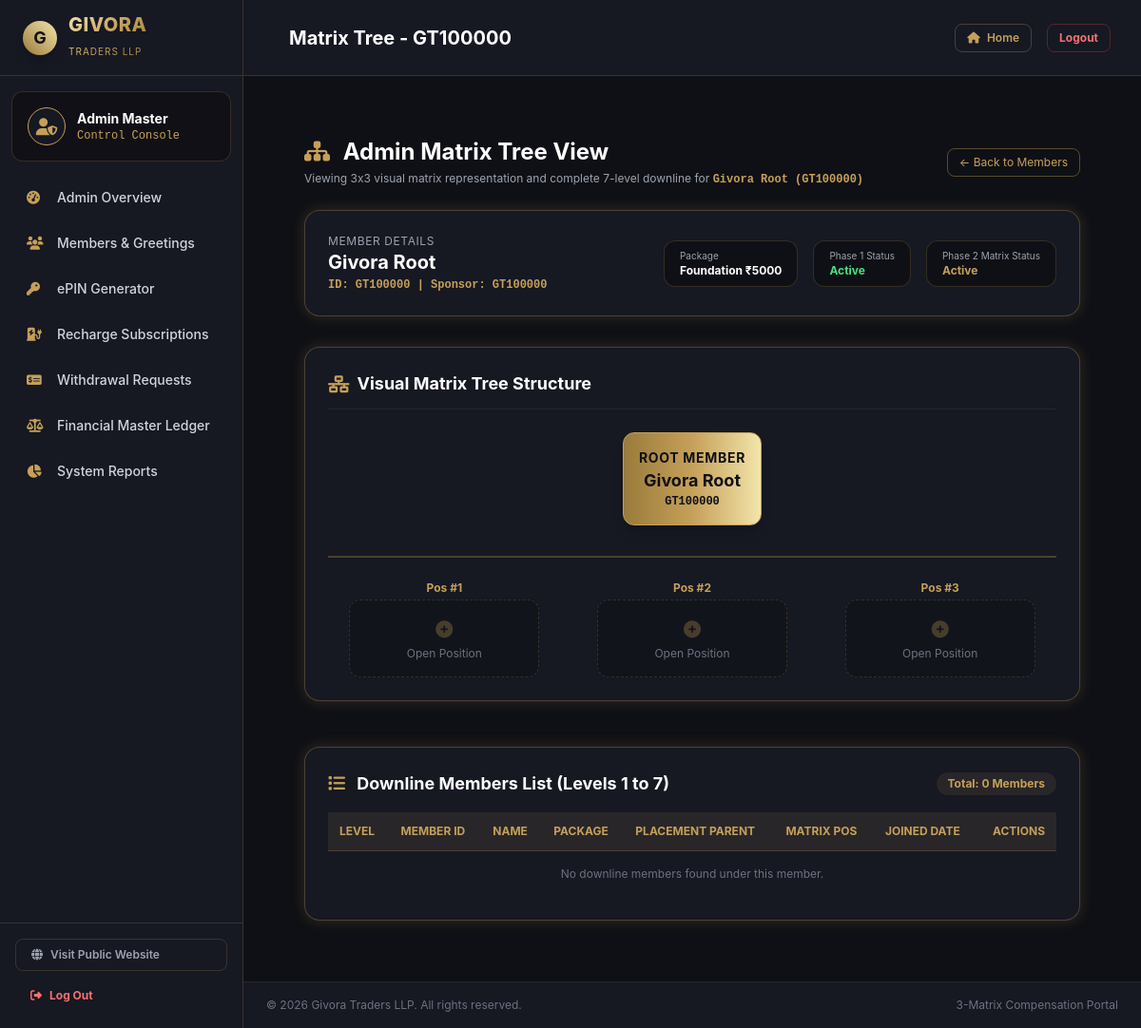
The app's page /admin/matrix_tree.php?member_id=GT100000 (signed in), older data.
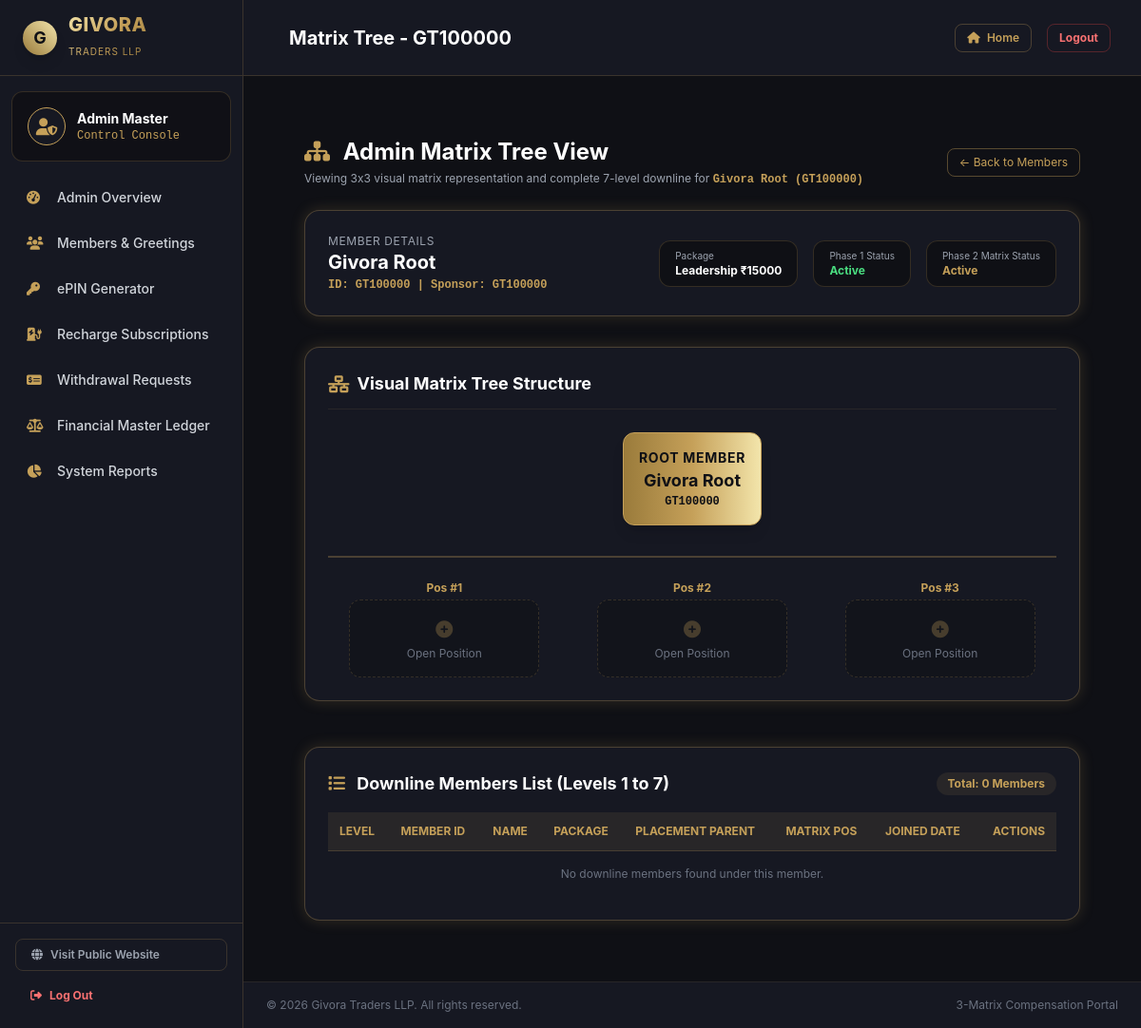
The same page, newer data.
### tables this page shows
CREATE TABLE IF NOT EXISTS members (
    id INT AUTO_INCREMENT PRIMARY KEY,
    member_id VARCHAR(20) NOT NULL UNIQUE,
    sponsor_id VARCHAR(20) DEFAULT NULL,
    placement_parent_id VARCHAR(20) DEFAULT NULL,
    matrix_position INT DEFAULT NULL,
    name VARCHAR(100) NOT NULL,
    email VARCHAR(100) NOT NULL,
    phone VARCHAR(20) NOT NULL,
    password VARCHAR(255) NOT NULL,
    used_epin VARCHAR(50) NOT NULL,
    package_type ENUM('Foundation_5000', 'Leadership_15000', 'Recharge_Bundle_5400') NOT NULL,
    profile_image VARCHAR(255) DEFAULT NULL,
    status ENUM('Active', 'Inactive') NOT NULL DEFAULT 'Active',
    p2_status ENUM('Inactive', 'Active') NOT NULL DEFAULT 'Inactive',
    p2_placement_parent_id VARCHAR(20) DEFAULT NULL,
    p2_matrix_position INT DEFAULT NULL,
    p2_created_at TIMESTAMP NULL DEFAULT NULL,
    created_at TIMESTAMP DEFAULT CURRENT_TIMESTAMP,
    INDEX idx_sponsor (sponsor_id),
    INDEX idx_parent (placement_parent_id),
    INDEX idx_p2_parent (p2_placement_parent_id)
);

### admin/matrix_tree.php (the view, shortened to what the changed rows need)
<?php
$pdo = getDBConnection();
$member_id = trim($_GET['member_id'] ?? '');
$stmt = $pdo->prepare("SELECT * FROM members WHERE member_id = ?");
$stmt->execute([$member_id]);
$member = $stmt->fetch();
$page_title = "Matrix Tree - " . $member['member_id'];
function getDownlineListAdmin($pdo, $root_member_id, $max_level = 7) {
    $downline = [];
    $queue = [['id' => $root_member_id, 'level' => 0]];
    while (!empty($queue)) {
        $curr = array_shift($queue);
        $curr_id = $curr['id'];
        $curr_level = $curr['level'];
        if ($curr_level < $max_level) {
            $stmt = $pdo->prepare("SELECT member_id FROM members WHERE placement_parent_id = ? ORDER BY matrix_position ASC");
            $stmt->execute([$curr_id]);
            $children = $stmt->fetchAll(PDO::FETCH_COLUMN);
        }
    }
    return $downline;
}
$downline_list = getDownlineListAdmin($pdo, $member['member_id'], 7);
require_once __DIR__ . '/../includes/header.php';
?>
<div class="py-8 max-w-7xl mx-auto px-4 sm:px-6 lg:px-8">
    <div class="mb-6 flex justify-between items-center">
        <div>
            <h1 class="text-2xl font-bold text-white"><i class="fas fa-sitemap text-gold mr-2"></i> Admin Matrix Tree View</h1>
            <p class="text-xs text-gray-400 mt-1">Viewing 3x3 visual matrix representation and complete 7-level downline for <span class="text-gold font-mono font-bold"><?php echo htmlspecialchars($member['name']); ?> (<?php echo htmlspecialchars($member['member_id']); ?>)</span></p>
        </div>
    </div>
    <div class="bg-darkcard p-6 rounded-2xl gold-border-glow mb-8 flex flex-wrap justify-between items-center gap-4">
        <div>
            <div class="text-xs text-gray-400 uppercase tracking-wider">Member Details</div>
            <div class="text-xl font-bold text-white"><?php echo htmlspecialchars($member['name']); ?></div>
            <div class="text-xs text-gold font-mono font-bold mt-0.5">ID: <?php echo htmlspecialchars($member['member_id']); ?> | Sponsor: <?php echo htmlspecialchars($member['sponsor_id'] ?: 'GT100000'); ?></div>
        </div>
        <div class="flex gap-4">
            <div class="bg-darkbg px-4 py-2 rounded-xl border border-gold/20">
                <div class="text-[10px] text-gray-400">Package</div>
                <div class="text-xs font-bold text-white"><?php echo str_replace('_', ' ₹', $member['package_type']); ?></div>
            </div>
            <div class="bg-darkbg px-4 py-2 rounded-xl border border-gold/20">
                <div class="text-[10px] text-gray-400">Phase 1 Status</div>
                <div class="text-xs font-bold text-green-400"><?php echo htmlspecialchars($member['status']); ?></div>
            </div>
            <div class="bg-darkbg px-4 py-2 rounded-xl border border-gold/20">
                <div class="text-[10px] text-gray-400">Phase 2 Matrix Status</div>
                <div class="text-xs font-bold <?php echo $member['p2_status'] === 'Active' ? 'text-gold' : 'text-gray-400'; ?>"><?php echo htmlspecialchars($member['p2_status']); ?></div>
            </div>
        </div>
    </div>
    <div class="bg-darkcard p-6 rounded-2xl gold-border-glow mb-12 overflow-x-auto">
        <h2 class="text-lg font-bold text-white mb-6 border-b border-gold/10 pb-3 flex items-center">
            <i class="fas fa-network-wired text-gold mr-2"></i> Visual Matrix Tree Structure
        </h2>
        <div class="min-w-[700px] text-center">
            <div class="inline-block bg-gradient-to-r from-golddark via-gold to-goldlight text-darkbg p-4 rounded-xl shadow-lg border border-gold font-bold mb-8">
                <div class="text-sm uppercase tracking-wider">ROOT MEMBER</div>
                <div class="text-lg"><?php echo htmlspecialchars($member['name']); ?></div>
                <div class="text-xs font-mono font-black"><?php echo htmlspecialchars($member['member_id']); ?></div>
            </div>
        </div>
    </div>
    <div class="bg-darkcard p-6 rounded-2xl gold-border-glow">
        <h2 class="text-lg font-bold text-white mb-4 flex items-center justify-between">
            <span><i class="fas fa-list text-gold mr-2"></i> Downline Members List (Levels 1 to 7)</span>
            <span class="text-xs bg-gold/10 text-gold px-3 py-1 rounded-full">Total: <?php echo count($downline_list); ?> Members</span>
        </h2>
        <div class="overflow-x-auto">
            <table class="w-full text-left text-xs text-gray-300">
                <thead class="bg-gold/10 text-gold uppercase border-b border-gold/20">
                    <tr>
                        <th class="p-3">Level</th>
                        <th class="p-3">Member ID</th>
                        <th class="p-3">Name</th>
                        <th class="p-3">Package</th>
                        <th class="p-3">Placement Parent</th>
                        <th class="p-3">Matrix Pos</th>
                        <th class="p-3">Joined Date</th>
                        <th class="p-3 text-right">Actions</th>
                    </tr>
                </thead>
            </table>
        </div>
    </div>
</div>
<?php require_once __DIR__ . '/../includes/footer.php'; ?>

### includes/header.php (shortened to what the changed rows need)
<?php
$script_uri = $_SERVER['REQUEST_URI'] ?? '';
$is_customer_section = (strpos($script_uri, '/customer/') !== false);
$is_admin_section = (strpos($script_uri, '/admin/') !== false);
$is_sidebar_layout = $is_customer_section || $is_admin_section;
?>
<!DOCTYPE html>
<html lang="en" class="dark">
<head>
    <script src="https://cdn.tailwindcss.com"></script>
    <link rel="stylesheet" href="https://cdnjs.cloudflare.com/ajax/libs/font-awesome/6.4.0/css/all.min.css">
</head>
<body class="min-h-screen flex flex-col justify-between">
<?php if ($is_sidebar_layout): ?>
    <div class="min-h-screen flex flex-col md:flex-row bg-darkbg w-full">
        <div class="flex-1 flex flex-col min-w-0">
            <header class="h-20 bg-darkcard border-b border-gold/20 px-4 sm:px-8 flex items-center justify-between sticky top-0 z-30">
                <div class="flex items-center space-x-4">
                    <h2 class="text-lg sm:text-xl font-bold text-white truncate">
                        <?php echo isset($page_title) ? $page_title : "Portal Overview"; ?>
                    </h2>
                </div>
            </header>
            <main class="flex-grow p-4 sm:p-8">
<?php endif; ?>

Row changes from the older to the newer data that the page shows:
changed members "Matrix Tree - GT100000": package_type "Foundation ₹5000" → "Leadership ₹15000"
